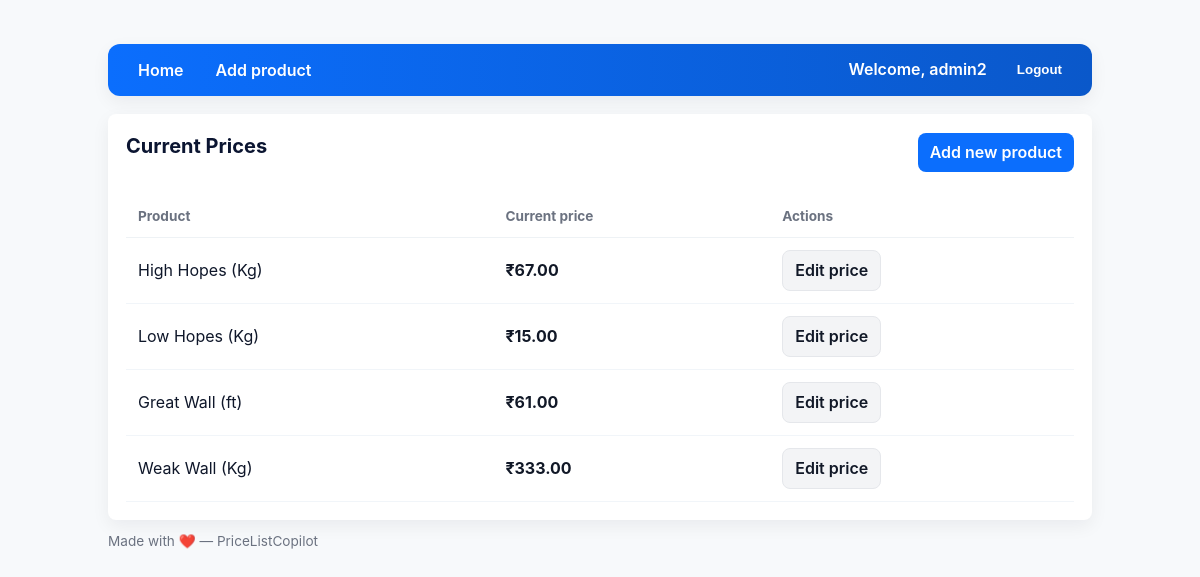
/prices/ (signed in), run on an earlier commit of the app's database.
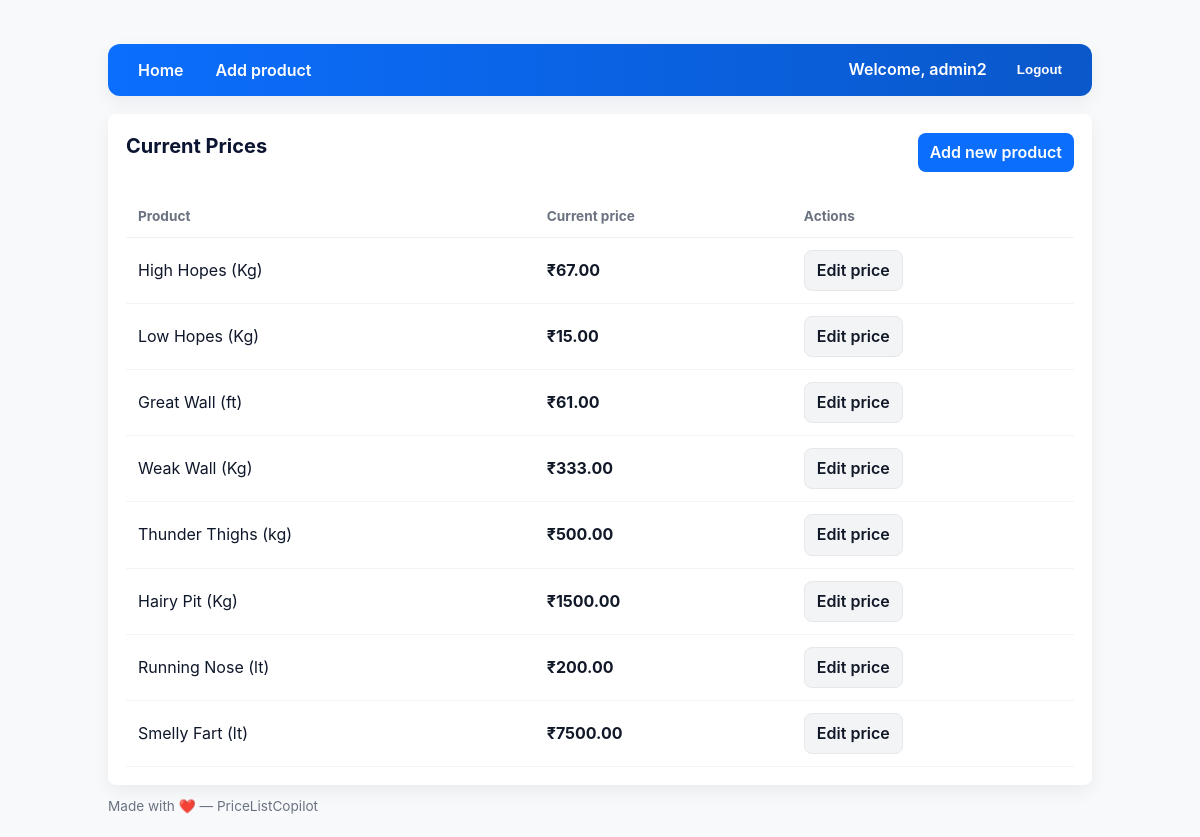
And on a later commit of the database.
### app/models.py (models this page shows, shortened)
class Product(models.Model):
    name = models.CharField(max_length=100, unique=True)
    current_price = models.DecimalField(max_digits=10, decimal_places=2)

### app/views.py (the view)
# urls.py: path('prices/', views.price_list_view, name='price_list'),
@login_required
def price_list_view(request):
    products = Product.objects.all()
    context = {
        'products': products,
        'page_title': 'Current Prices',
    }
    return render(request, 'price_list.html', context)

### templates/price_list.html (shortened to what this page needs)
{% extends "base.html" %}
{% block content %}
  <div class="card">
    <div class="row" style="align-items:center; margin-bottom:12px;">
      <h1>{{ page_title }}</h1>
      {% if user.is_staff %}
        <a class="btn" href="{% url 'create_product' %}">Add new product</a>
      {% endif %}
    </div>
    <div class="table-wrapper">
      <table class="table" aria-describedby="product-list">
        <thead>
          <tr>
            <th>Product</th>
            <th>Current price</th>
            {% if user.is_staff %}<th>Actions</th>{% endif %}
          </tr>
        </thead>
        <tbody>
          {% for product in products %}
          <tr>
            <td>{{ product.name }}</td>
            <td class="price">₹{{ product.current_price }}</td>
            {% if user.is_staff %}
              <td><a class="btn secondary" href="{% url 'update_price' product.id %}">Edit price</a></td>
            {% endif %}
          </tr>
          {% empty %}
          <tr><td colspan="{% if user.is_staff %}3{% else %}2{% endif %}">No products found.</td></tr>
          {% endfor %}
        </tbody>
      </table>
    </div>
  </div>
{% endblock %}

### templates/base.html (shortened to what this page needs)
{% load static %}
<!DOCTYPE html>
<html lang="en">
<head>
  <link rel="stylesheet" href="{% static 'css/styles.css' %}">
</head>
<body>
  <div class="container">
    <header>
      <nav>
        <div class="nav-left">
          <a class="nav-link" href="{% url 'price_list' %}">Home</a>
          {% if user.is_authenticated and user.is_staff %}
            <a class="nav-link" href="{% url 'create_product' %}">Add product</a>
          {% endif %}
        </div>
        <div class="nav-right">
          {% if user.is_authenticated %}
            <span style="color:white; font-weight:600;">Welcome, {{ user.username }}</span>
            <form method="post" action="{% url 'logout' %}" style="display:inline; margin-left:8px;">
              <button class="nav-link" type="submit">Logout</button>
            </form>
          {% else %}
            <a class="nav-link" href="{% url 'login' %}">Login</a>
          {% endif %}
        </div>
      </nav>
    </header>
    <main>
      {% block content %}{% endblock %}
      <div class="footer-note">Made with ❤️ — PriceListCopilot</div>
    </main>
  </div>
</body>
</html>

### static/css/styles.css (style rules this page uses)
:root { --bg:#f7f9fb; --card:#ffffff; --muted:#6b7280; --accent:#0b6efd; --danger:#e11d48; --success:#059669; --radius:8px; --shadow: 0 6px 18px rgba(15,23,42,0.06); --max-width:1024px; --gap:16px; font-family: Inter, system-ui, -apple-system, "Segoe UI", Roboto, "Helvetica Neue", Arial; color-scheme: light; }
* { box-sizing:border-box }
html,body { height:100% }
body { margin:0; background:var(--bg); color:#0f172a; -webkit-font-smoothing:antialiased; -moz-osx-font-smoothing:grayscale; line-height:1.45; padding:24px; }
.container { max-width:var(--max-width); margin:0 auto; padding:20px; }
header nav { display:flex; align-items:center; justify-content:space-between; background:linear-gradient(90deg,#0b6efd 0%, #0a58ca 100%); color:white; padding:12px 20px; border-radius:12px; box-shadow:var(--shadow); }
.nav-left, .nav-right { display:flex; align-items:center; gap:12px; }
.nav-link { color:white; text-decoration:none; font-weight:600; padding:6px 10px; border-radius:6px; display:inline-flex; align-items:center; gap:6px; background: transparent; border: 0; cursor: pointer; line-height:1; }
.card { background:var(--card); border-radius:var(--radius); padding:18px; box-shadow:var(--shadow); margin-top:18px; }
h1 { margin:0 0 12px 0; font-size:1.25rem; font-weight:700; color:#0b1531; }
.btn { display:inline-block; background:var(--accent); color:white; padding:8px 12px; border-radius:8px; text-decoration:none; font-weight:600; border:none; cursor:pointer; }
.btn.secondary { background:#f3f4f6; color:#111827; box-shadow:none; border:1px solid #e5e7eb; }
.table { width:100%; border-collapse:collapse; margin-top:12px; }
.table thead th { text-align:left; padding:10px 12px; font-size:0.85rem; color:var(--muted); border-bottom:1px solid #eef2f5; }
.table tbody td { padding:12px; border-bottom:1px solid #f1f5f9; vertical-align:middle; }
.price { font-weight:700; color:#111827; }
.table-wrapper { overflow-x:auto; }
.row { display:flex; gap:12px; align-items:center; flex-wrap:wrap; }
.footer-note { color:var(--muted); font-size:0.85rem; margin-top:12px; }

What changed in the data, as far as the page shows it:
added Product: name "Thunder Thighs (kg)", current_price "500.00"
added Product: name "Hairy Pit (Kg)", current_price "1500.00"
added Product: name "Running Nose (lt)", current_price "200.00"
added Product: name "Smelly Fart (lt)", current_price "7500.00"
